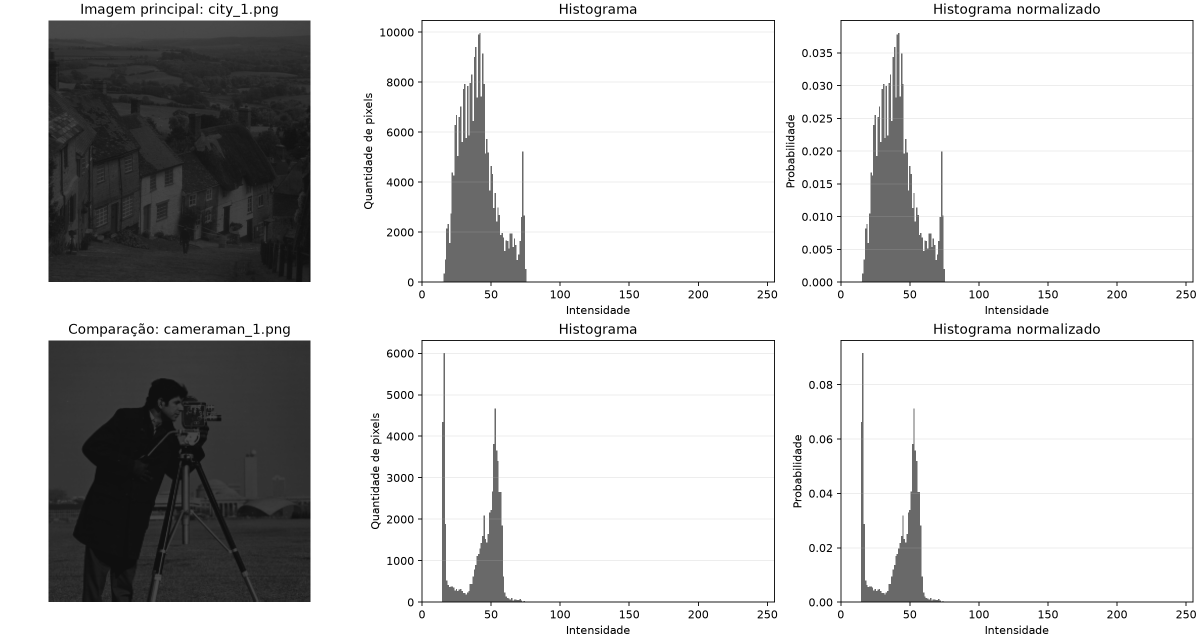
#> input picture Atividade Extra Classe 5/resultados/Q1_resultados.png, 2400 x 1280 px, given in place of camel-6.png, which was not available (shown at 1/2 size)
$ python Q6.py
#> lines starting #> are read from the running program, lines starting #| are printed output that depends on the picture; after the words box and inside, x2 and y2 are one past the last pixel; in counts of white or black regions, pixels touching at a corner belong together; pictures that were not available may be replaced by others from this repository, and a replacement may not be noted
from pathlib import Path

import cv2
import matplotlib.pyplot as plt
import numpy as np
from numpy.lib.stride_tricks import sliding_window_view


PASTA_ATUAL = Path(__file__).resolve().parent
ARQUIVO_ENTRADA = PASTA_ATUAL / "imagens" / "binarias_diversas" / "camel-6.png"
ARQUIVO_SAIDA = PASTA_ATUAL / "resultados" / "Q6_resultados.png"
TAMANHOS_ELEMENTO = [3, 5, 9]


def carregar_imagem_binaria(caminho):
    imagem = cv2.imread(str(caminho), cv2.IMREAD_GRAYSCALE)
#> imagem is the input picture: shape (1280, 2400); min 0, max 255, mean 207.8

    if imagem is None:
        raise FileNotFoundError(f"Não foi possível ler a imagem: {caminho}")

    return imagem > 127
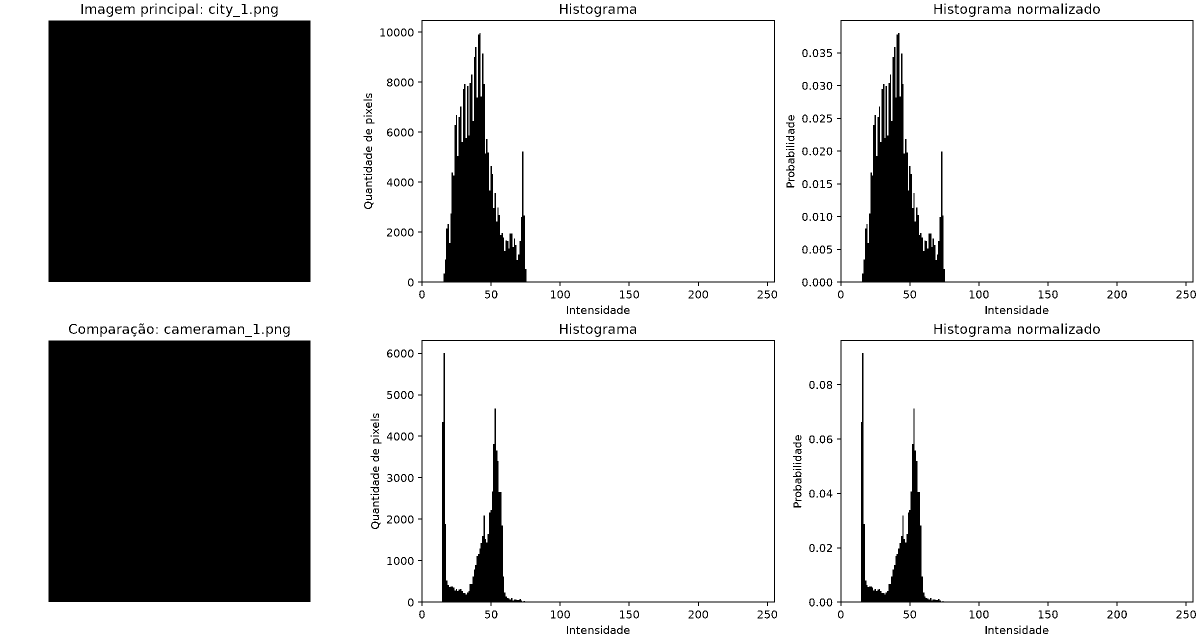
#> returned value: shape (1280, 2400) bool (shown at 1/2 size); 77.3% white; 417 black regions (40 under 20 px), largest, box (x1, y1, x2, y2) and area: (97, 41, 621, 564) 274052, (97, 681, 621, 1204) 274052, (1674, 40, 2387, 572) 41243


def criar_elemento_estruturante(tamanho):
    if tamanho <= 0 or tamanho % 2 == 0:
        raise ValueError("O tamanho do elemento estruturante deve ser positivo e ímpar.")

    return np.ones((tamanho, tamanho), dtype=bool)


def erodir(imagem, elemento_estruturante):
    tamanho = elemento_estruturante.shape[0]
    margem = tamanho // 2
    imagem_preenchida = np.pad(imagem, margem, mode="constant", constant_values=False)
    janelas = sliding_window_view(imagem_preenchida, (tamanho, tamanho))
    return np.all(janelas[:, :, elemento_estruturante], axis=2)


def extrair_borda_interna(imagem, elemento_estruturante):
    imagem_erodida = erodir(imagem, elemento_estruturante)
    borda = imagem & ~imagem_erodida
    return imagem_erodida, borda


def exibir_imagem(eixo, imagem, titulo):
    eixo.imshow(imagem, cmap="gray", vmin=False, vmax=True)
    eixo.set_title(titulo)
    eixo.axis("off")


def criar_previa(imagem, imagens_erodidas, bordas):
    figura = plt.figure(figsize=(11, 12), constrained_layout=True)
    grade = figura.add_gridspec(3, 3)

    eixo_original = figura.add_subplot(grade[0, :])
    exibir_imagem(eixo_original, imagem, "Imagem original")

    for indice, tamanho in enumerate(TAMANHOS_ELEMENTO):
        eixo_erosao = figura.add_subplot(grade[1, indice])
        eixo_borda = figura.add_subplot(grade[2, indice])
        exibir_imagem(eixo_erosao, imagens_erodidas[tamanho], f"Erosão {tamanho} * {tamanho}")
        exibir_imagem(eixo_borda, bordas[tamanho], f"Borda interna {tamanho} * {tamanho}")

    ARQUIVO_SAIDA.parent.mkdir(exist_ok=True)
    figura.savefig(ARQUIVO_SAIDA, dpi=160)
    plt.show()


def main():
    imagem = carregar_imagem_binaria(ARQUIVO_ENTRADA)
    imagens_erodidas = {}
    bordas = {}

    for tamanho in TAMANHOS_ELEMENTO:
        elemento_estruturante = criar_elemento_estruturante(tamanho)
        imagens_erodidas[tamanho], bordas[tamanho] = extrair_borda_interna(imagem, elemento_estruturante)

        if imagens_erodidas[tamanho].sum() > imagem.sum():
            raise ValueError("A erosão não pode aumentar a quantidade de pixels do objeto.")

        if np.any(bordas[tamanho] & ~imagem):
            raise ValueError("A borda interna deve estar contida na imagem original.")
#> this loop made 3 passes
#> pass 1, in extrair_borda_interna, `imagem_erodida = erodir(imagem, elemento_estruturante)`:
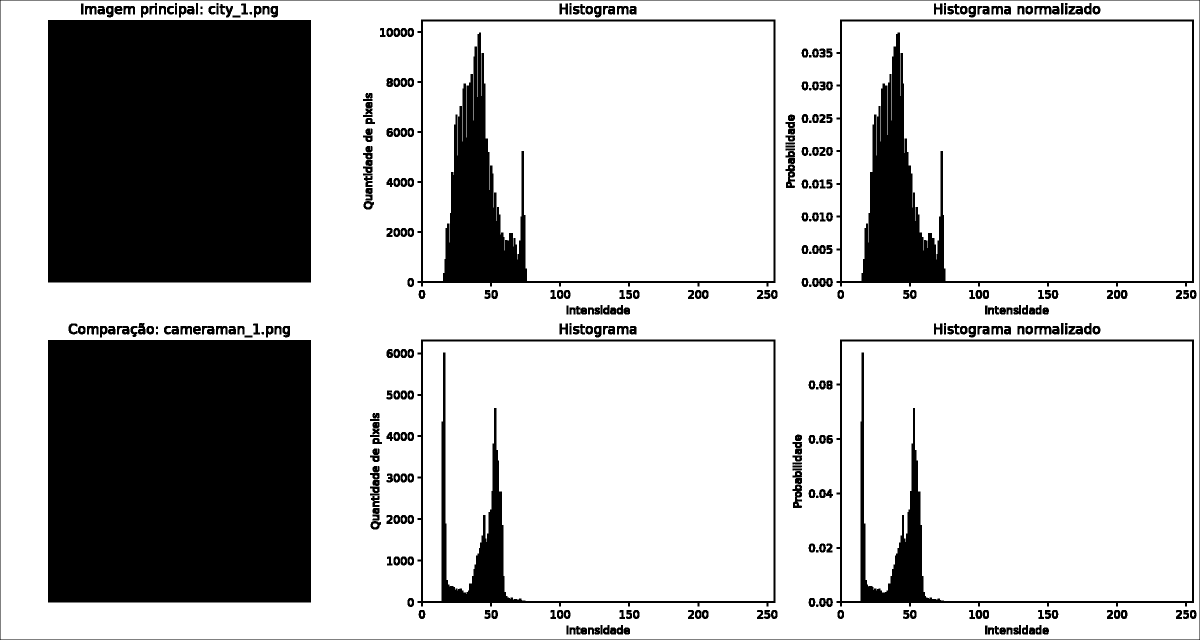
#> imagem_erodida: shape (1280, 2400) bool (shown at 1/2 size); 74.9% white; 377 black regions, largest, box (x1, y1, x2, y2) and area: (96, 40, 622, 565) 276150, (96, 680, 622, 1205) 276150, (1673, 39, 2388, 573) 49559
#> pass 1, in extrair_borda_interna, `borda = imagem & ~imagem_erodida`:
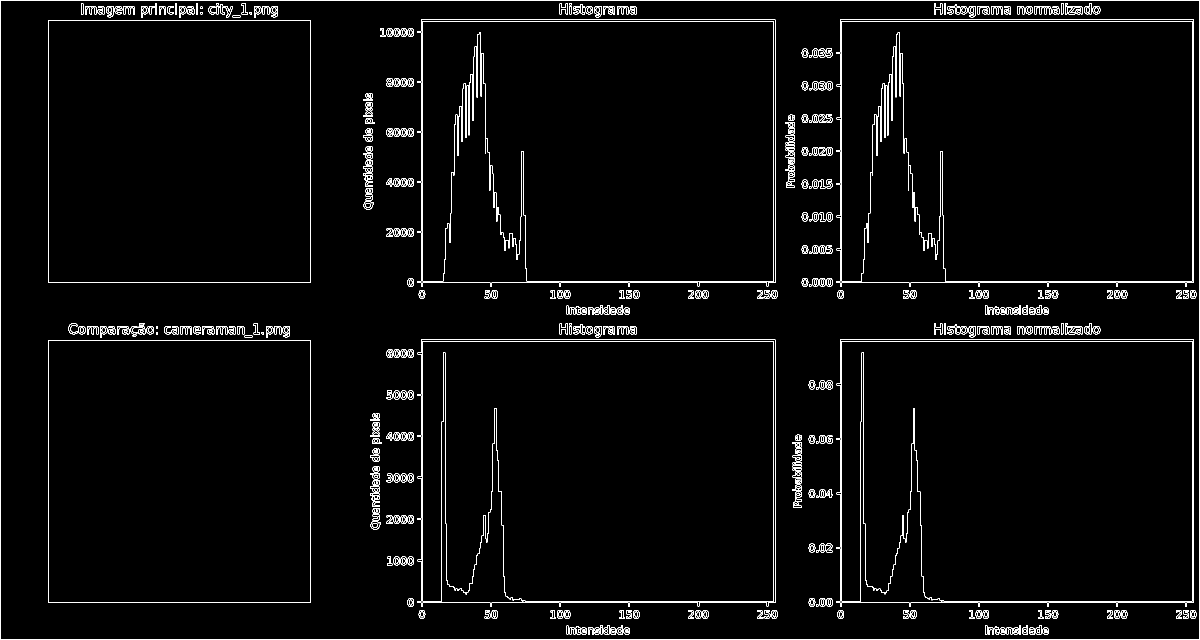
#> borda: shape (1280, 2400) bool (shown at 1/2 size); 2.4% white in thin lines or dots
#> after the loop, bordas = 3 items; imagens_erodidas = 3 items

    print(f"Imagem utilizada: {ARQUIVO_ENTRADA.name}")
    print(f"Pixels do objeto na imagem original: {imagem.sum()}")
#| Pixels do objeto na imagem original: 2374324

    for tamanho in TAMANHOS_ELEMENTO:
        print(
            f"Elemento {tamanho}x{tamanho}: "
            f"objeto erodido={imagens_erodidas[tamanho].sum()} pixels, "
            f"borda={bordas[tamanho].sum()} pixels"
        )

    criar_previa(imagem, imagens_erodidas, bordas)
#> in criar_previa, `figura.savefig(ARQUIVO_SAIDA, dpi=160)`:
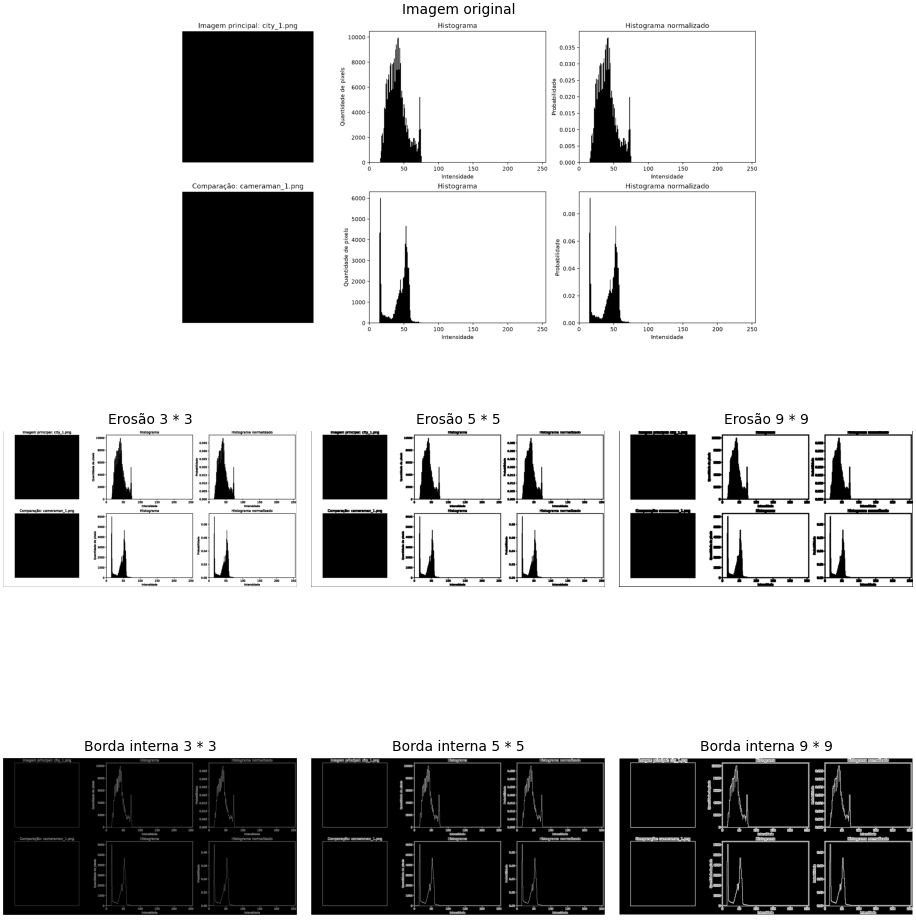
#> figure drawn by matplotlib, 7 panels


if __name__ == "__main__":
    main()

$ run again, on Atividade Extra Classe 5/resultados/Q2_resultados.png
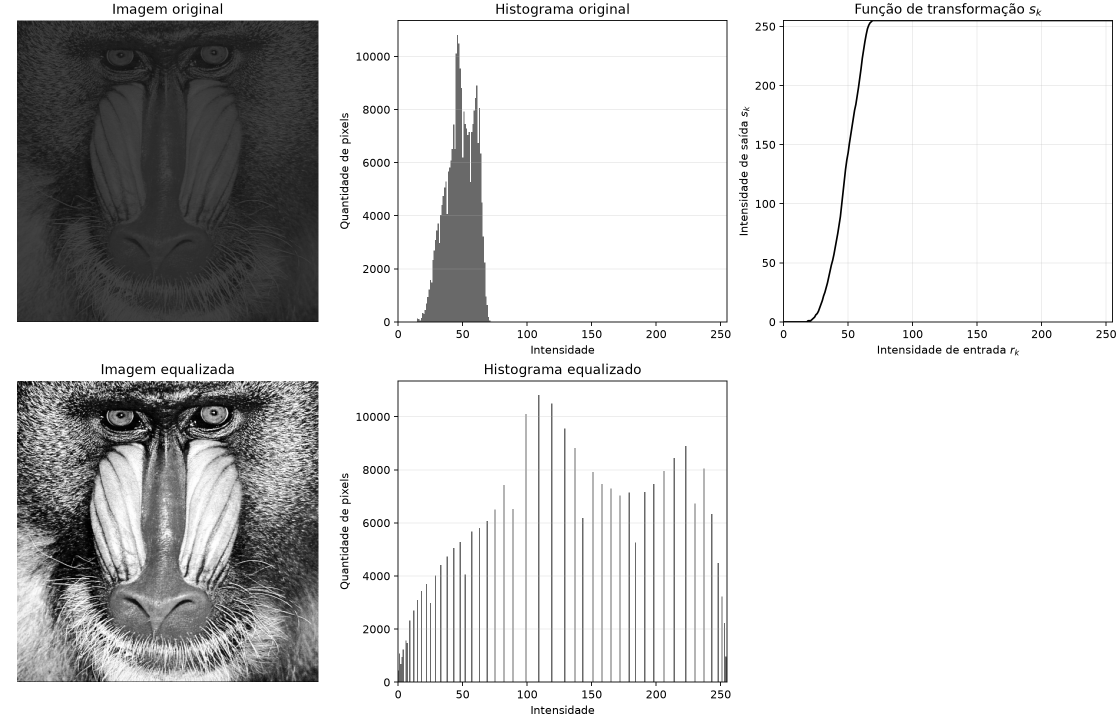
#> input picture Atividade Extra Classe 5/resultados/Q2_resultados.png, 2240 x 1440 px, given in place of camel-6.png, which was not available (shown at 1/2 size)
#> in carregar_imagem_binaria, imagem is the input picture: shape (1440, 2240); min 0, max 255, mean 211.2
#> in carregar_imagem_binaria, `return imagem > 127`:
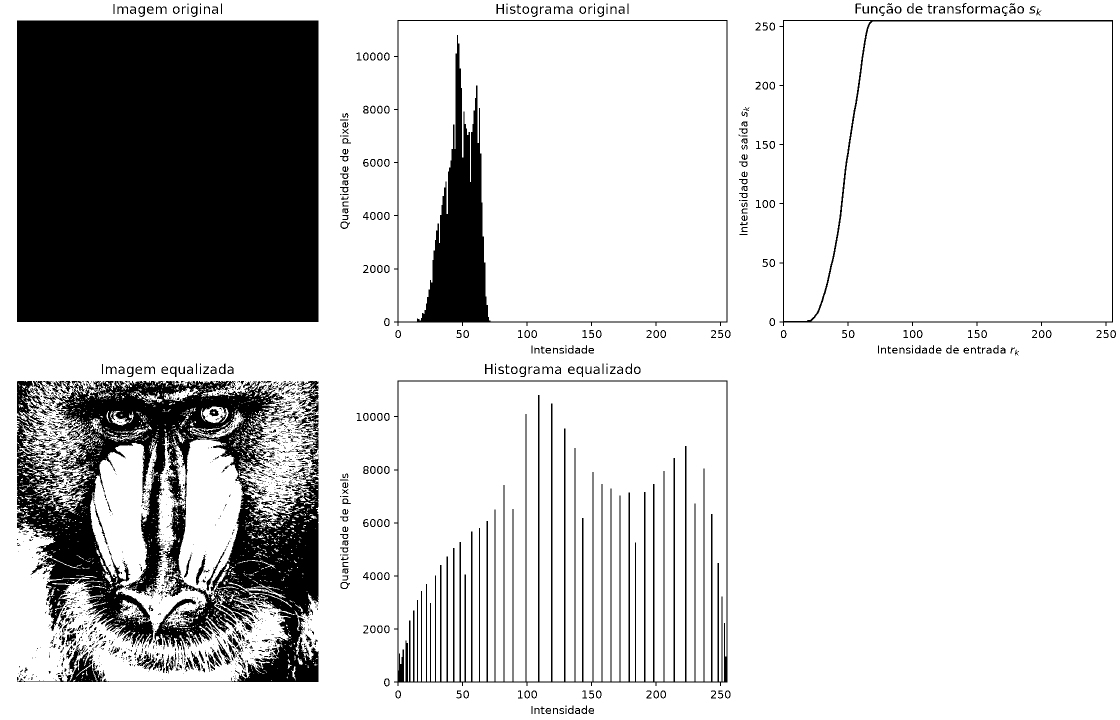
#> returned value: shape (1440, 2240) bool (shown at 1/2 size); 79.8% white; 1925 black regions (1424 under 20 px), largest, box (x1, y1, x2, y2) and area: (34, 41, 637, 644) 363609, (34, 762, 637, 1364) 152445, (788, 40, 1455, 652) 41076
#> the loop in main, `for tamanho in TAMANHOS_ELEMENTO:` made 3 passes
#> pass 2, in erodir (call 2), `imagem_preenchida = np.pad(imagem, margem, mode="constant", constant_v..`:
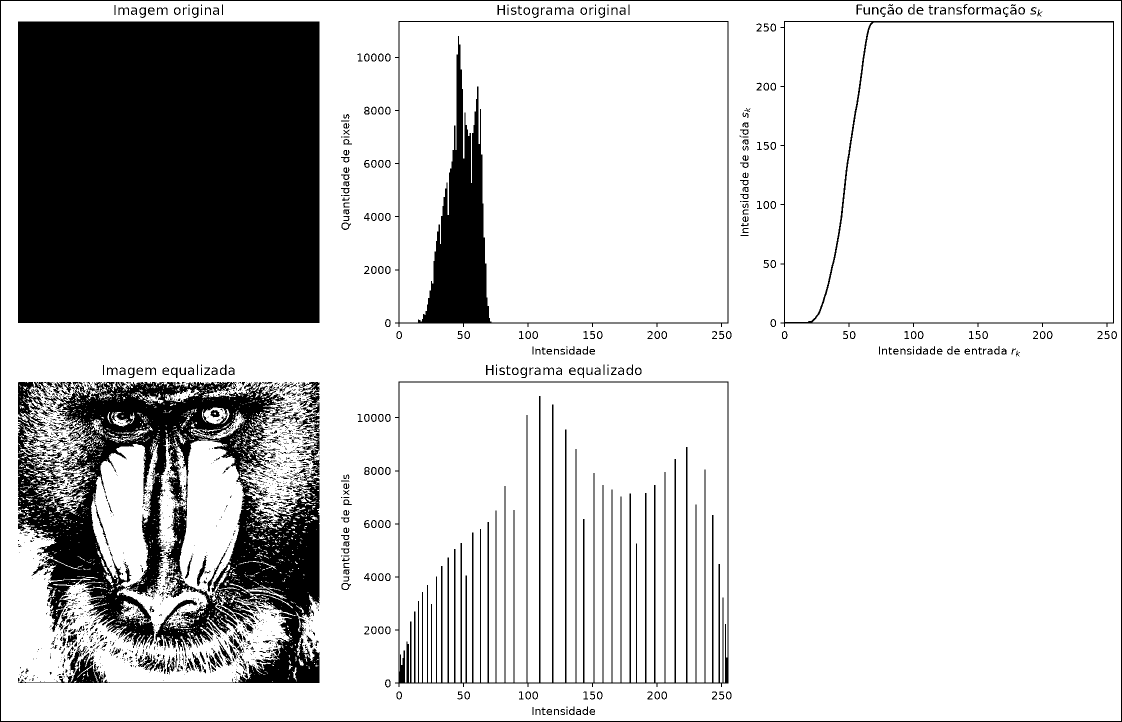
#> imagem_preenchida: shape (1444, 2244) bool (shown at 1/2 size); 79.5% white; 1926 black regions (1424 under 20 px), largest, box (x1, y1, x2, y2) and area: (36, 43, 639, 646) 363609, (36, 764, 639, 1366) 152445, (790, 42, 1457, 654) 41076
#> after the loop in main, `for tamanho in TAMANHOS_ELEMENTO:`: bordas = 3 items
#| Pixels do objeto na imagem original: 2575237
